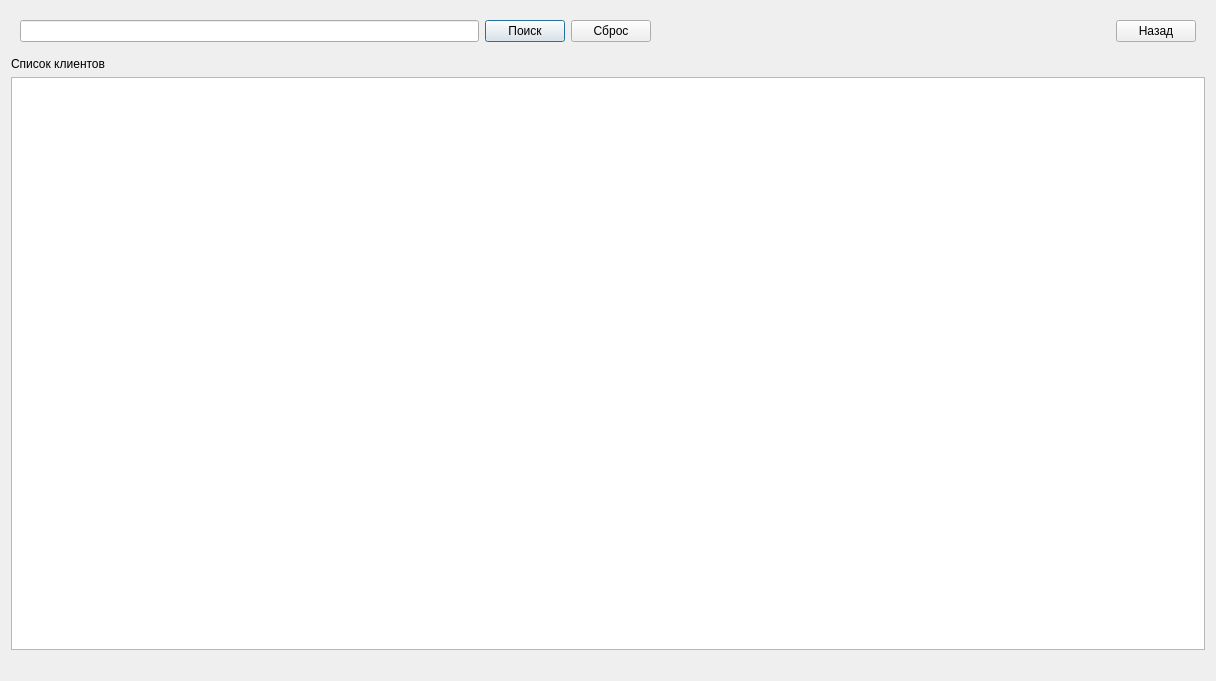
<?xml version="1.0" encoding="UTF-8"?>
<ui version="4.0">
 <class>ClientManager</class>
 <widget class="QDialog" name="ClientManager">
  <property name="geometry">
   <rect>
    <x>0</x>
    <y>0</y>
    <width>1216</width>
    <height>681</height>
   </rect>
  </property>
  <property name="windowTitle">
   <string>Dialog</string>
  </property>
  <layout class="QVBoxLayout" name="verticalLayout">
   <item>
    <widget class="QWidget" name="widget" native="true">
     <layout class="QHBoxLayout" name="horizontalLayout">
      <item>
       <widget class="QLineEdit" name="searchLe"/>
      </item>
      <item>
       <widget class="QPushButton" name="searchBtn">
        <property name="text">
         <string>Поиск</string>
        </property>
       </widget>
      </item>
      <item>
       <widget class="QPushButton" name="clearBtn">
        <property name="text">
         <string>Сброс</string>
        </property>
       </widget>
      </item>
      <item>
       <spacer name="horizontalSpacer">
        <property name="orientation">
         <enum>Qt::Horizontal</enum>
        </property>
        <property name="sizeHint" stdset="0">
         <size>
          <width>40</width>
          <height>20</height>
         </size>
        </property>
       </spacer>
      </item>
      <item>
       <widget class="QPushButton" name="backBtn">
        <property name="text">
         <string>Назад</string>
        </property>
       </widget>
      </item>
     </layout>
    </widget>
   </item>
   <item>
    <widget class="QLabel" name="label">
     <property name="text">
      <string>Список клиентов</string>
     </property>
    </widget>
   </item>
   <item>
    <widget class="QListWidget" name="usersList"/>
   </item>
   <item>
    <widget class="QLabel" name="userCount">
     <property name="text">
      <string/>
     </property>
    </widget>
   </item>
  </layout>
 </widget>
 <resources/>
 <connections/>
</ui>
